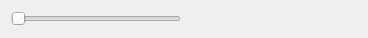
<?xml version="1.0" encoding="UTF-8"?>
<ui version="4.0">
 <class>AnimationControl</class>
 <widget class="QWidget" name="AnimationControl">
  <property name="geometry">
   <rect>
    <x>0</x>
    <y>0</y>
    <width>368</width>
    <height>38</height>
   </rect>
  </property>
  <property name="windowTitle">
   <string>AnimationControl</string>
  </property>
  <layout class="QHBoxLayout" name="horizontalLayout">
   <item>
    <widget class="QSlider" name="slider">
     <property name="sizePolicy">
      <sizepolicy hsizetype="Expanding" vsizetype="Fixed">
       <horstretch>0</horstretch>
       <verstretch>0</verstretch>
      </sizepolicy>
     </property>
     <property name="maximumSize">
      <size>
       <width>250</width>
       <height>16777215</height>
      </size>
     </property>
     <property name="toolTip">
      <string>Animation Control</string>
     </property>
     <property name="orientation">
      <enum>Qt::Horizontal</enum>
     </property>
     <property name="invertedAppearance">
      <bool>false</bool>
     </property>
     <property name="invertedControls">
      <bool>false</bool>
     </property>
     <property name="tickPosition">
      <enum>QSlider::NoTicks</enum>
     </property>
     <property name="tickInterval">
      <number>1</number>
     </property>
    </widget>
   </item>
   <item>
    <widget class="QLabel" name="titleLabel">
     <property name="sizePolicy">
      <sizepolicy hsizetype="Expanding" vsizetype="Preferred">
       <horstretch>0</horstretch>
       <verstretch>0</verstretch>
      </sizepolicy>
     </property>
     <property name="text">
      <string/>
     </property>
     <property name="alignment">
      <set>Qt::AlignLeading|Qt::AlignLeft|Qt::AlignVCenter</set>
     </property>
     <property name="openExternalLinks">
      <bool>false</bool>
     </property>
    </widget>
   </item>
  </layout>
 </widget>
 <resources/>
 <connections/>
</ui>
